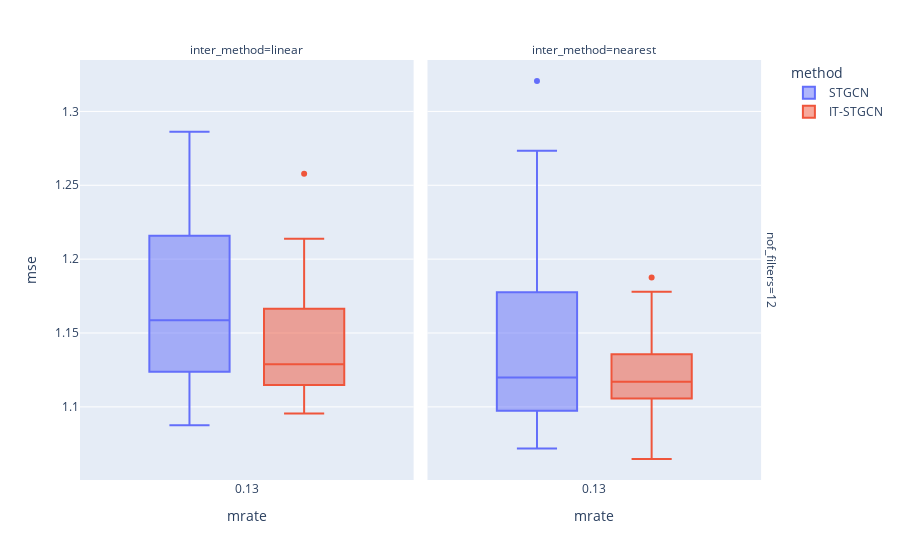

Source (notebook cell):
### Markdown cell above
## Block

### Code cell
data.query("method!='GNAR' and mtype =='block' ").plot.box(backend='plotly',x='mrate',color='method',y='mse',facet_col='inter_method',facet_row='nof_filters',height=600)

### Figure 1 — Plotly figure (JSON) as saved in the notebook; plotly's stock layout.template omitted (floating-point values rounded to 4 significant figures)
{"data": [{"alignmentgroup": "True", "hovertemplate": "method=STGCN<br>nof_filters=12<br>inter_method=linear<br>mrate=%{x}<br>mse=%{y}<extra></extra>", "legendgroup": "STGCN", "marker": {"color": "#636efa"}, "name": "STGCN", "notched": false, "offsetgroup": "STGCN", "orientation": "v", "showlegend": true, "type": "box", "x": [0.125, 0.125, 0.125, 0.125, 0.125, 0.125, 0.125, 0.125, 0.125, 0.125, 0.125, 0.125, 0.125, 0.125, 0.125, 0.125, 0.125, 0.125, 0.125, 0.125, 0.125, 0.125, 0.125, 0.125, 0.125, 0.125, 0.125, 0.125, 0.125, 0.125], "x0": " ", "xaxis": "x", "y": [1.216, 1.248, 1.124, 1.245, 1.107, 1.162, 1.286, 1.111, 1.249, 1.104, 1.088, 1.208, 1.132, 1.218, 1.14, 1.212, 1.111, 1.227, 1.258, 1.105, 1.209, 1.155, 1.142, 1.145, 1.147, 1.187, 1.165, 1.148, 1.194, 1.114], "y0": " ", "yaxis": "y"}, {"alignmentgroup": "True", "hovertemplate": "method=STGCN<br>nof_filters=12<br>inter_method=nearest<br>mrate=%{x}<br>mse=%{y}<extra></extra>", "legendgroup": "STGCN", "marker": {"color": "#636efa"}, "name": "STGCN", "notched": false, "offsetgroup": "STGCN", "orientation": "v", "showlegend": false, "type": "box", "x": [0.125, 0.125, 0.125, 0.125, 0.125, 0.125, 0.125, 0.125, 0.125, 0.125, 0.125, 0.125, 0.125, 0.125, 0.125, 0.125, 0.125, 0.125, 0.125, 0.125, 0.125, 0.125, 0.125, 0.125, 0.125, 0.125, 0.125, 0.125, 0.125, 0.125], "x0": " ", "xaxis": "x2", "y": [1.273, 1.089, 1.2, 1.184, 1.178, 1.124, 1.142, 1.104, 1.086, 1.093, 1.112, 1.159, 1.321, 1.178, 1.192, 1.1, 1.119, 1.175, 1.154, 1.072, 1.099, 1.2, 1.148, 1.105, 1.091, 1.082, 1.082, 1.097, 1.114, 1.121], "y0": " ", "yaxis": "y2"}, {"alignmentgroup": "True", "hovertemplate": "method=IT-STGCN<br>nof_filters=12<br>inter_method=linear<br>mrate=%{x}<br>mse=%{y}<extra></extra>", "legendgroup": "IT-STGCN", "marker": {"color": "#EF553B"}, "name": "IT-STGCN", "notched": false, "offsetgroup": "IT-STGCN", "orientation": "v", "showlegend": true, "type": "box", "x": [0.125, 0.125, 0.125, 0.125, 0.125, 0.125, 0.125, 0.125, 0.125, 0.125, 0.125, 0.125, 0.125, 0.125, 0.125, 0.125, 0.125, 0.125, 0.125, 0.125, 0.125, 0.125, 0.125, 0.125, 0.125, 0.125, 0.125, 0.125, 0.125, 0.125], "x0": " ", "xaxis": "x", "y": [1.214, 1.168, 1.127, 1.143, 1.123, 1.102, 1.166, 1.123, 1.127, 1.104, 1.258, 1.142, 1.131, 1.104, 1.101, 1.18, 1.17, 1.095, 1.122, 1.136, 1.195, 1.137, 1.097, 1.099, 1.154, 1.133, 1.115, 1.126, 1.187, 1.115], "y0": " ", "yaxis": "y"}, {"alignmentgroup": "True", "hovertemplate": "method=IT-STGCN<br>nof_filters=12<br>inter_method=nearest<br>mrate=%{x}<br>mse=%{y}<extra></extra>", "legendgroup": "IT-STGCN", "marker": {"color": "#EF553B"}, "name": "IT-STGCN", "notched": false, "offsetgroup": "IT-STGCN", "orientation": "v", "showlegend": false, "type": "box", "x": [0.125, 0.125, 0.125, 0.125, 0.125, 0.125, 0.125, 0.125, 0.125, 0.125, 0.125, 0.125, 0.125, 0.125, 0.125, 0.125, 0.125, 0.125, 0.125, 0.125, 0.125, 0.125, 0.125, 0.125, 0.125, 0.125, 0.125, 0.125, 0.125, 0.125], "x0": " ", "xaxis": "x2", "y": [1.178, 1.095, 1.115, 1.109, 1.122, 1.188, 1.09, 1.12, 1.081, 1.107, 1.131, 1.162, 1.137, 1.128, 1.119, 1.107, 1.151, 1.106, 1.11, 1.136, 1.12, 1.112, 1.104, 1.15, 1.104, 1.122, 1.108, 1.105, 1.163, 1.065], "y0": " ", "yaxis": "y2"}], "layout": {"annotations": [{"font": {}, "showarrow": false, "text": "inter_method=linear", "x": 0.24, "xanchor": "center", "xref": "paper", "y": 1, "yanchor": "bottom", "yref": "paper"}, {"font": {}, "showarrow": false, "text": "inter_method=nearest", "x": 0.74, "xanchor": "center", "xref": "paper", "y": 1, "yanchor": "bottom", "yref": "paper"}, {"font": {}, "showarrow": false, "text": "nof_filters=12", "textangle": 90, "x": 0.98, "xanchor": "left", "xref": "paper", "y": 0.5, "yanchor": "middle", "yref": "paper"}], "autosize": true, "boxmode": "group", "legend": {"title": {"text": "method"}, "tracegroupgap": 0}, "margin": {"t": 60}, "xaxis": {"anchor": "y", "autorange": true, "domain": [0, 0.48], "range": [-0.3796, 0.6296], "title": {"text": "mrate"}, "type": "linear"}, "xaxis2": {"anchor": "y2", "autorange": true, "domain": [0.5, 0.98], "matches": "x", "range": [-0.3796, 0.6296], "title": {"text": "mrate"}, "type": "linear"}, "yaxis": {"anchor": "x", "autorange": true, "domain": [0, 1], "range": [1.05, 1.335], "title": {"text": "mse"}, "type": "linear"}, "yaxis2": {"anchor": "x2", "autorange": true, "domain": [0, 1], "matches": "y", "range": [1.05, 1.335], "showticklabels": false, "type": "linear"}}}
